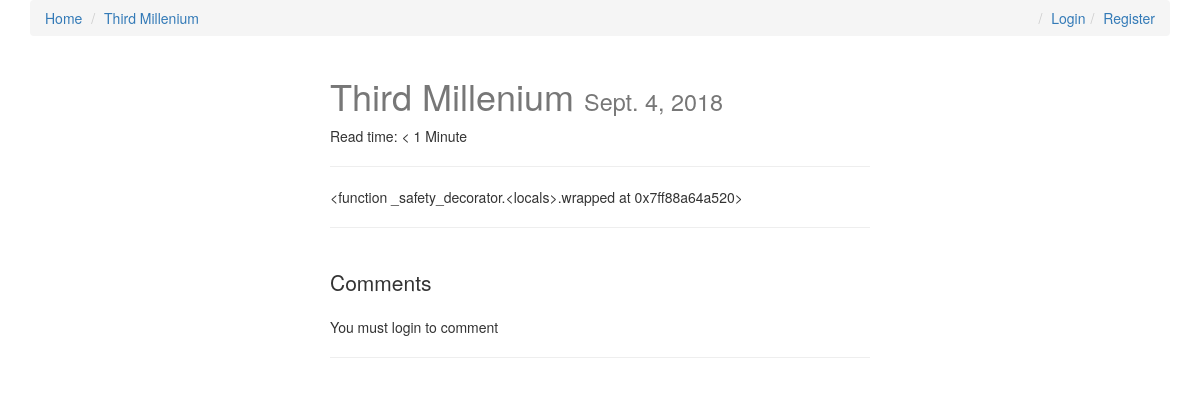
Before: /third-millenium/ with the older database file.
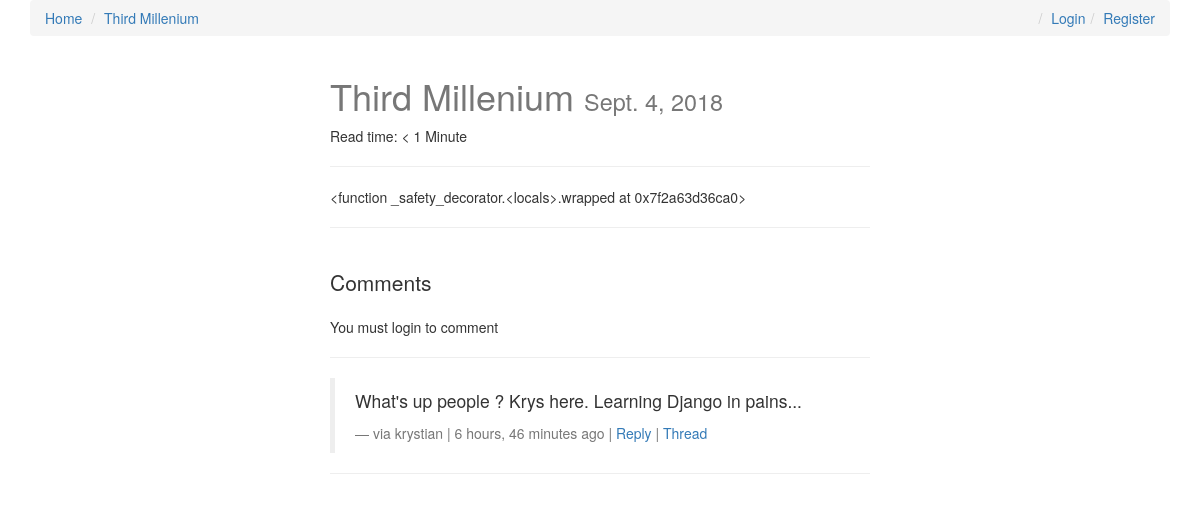
After: the same page with the newer database file.
### posts/models.py (models this page shows, shortened)
class Post(models.Model):
    user = models.ForeignKey(settings.AUTH_USER_MODEL, default=1)
    title = models.CharField(max_length=120)
    slug = models.SlugField(unique=True)
    image = models.ImageField(upload_to=upload_location,
            null=True,
            blank=True,
            width_field="width_field",
            height_field="height_field")
    height_field = models.IntegerField(default=0)
    width_field = models.IntegerField(default=0)
    content = models.TextField()
    draft = models.BooleanField(default=False)
    publish = models.DateField(auto_now=False, auto_now_add=False)
    read_time =  models.IntegerField(default=0) # models.TimeField(null=True, blank=True) #assume minutes
    updated = models.DateTimeField(auto_now=True, auto_now_add=False)
    timestamp = models.DateTimeField(auto_now=False, auto_now_add=True)
    objects = PostManager()
    def get_absolute_url(self):
        return reverse("posts:detail", kwargs={"slug": self.slug})
    class Meta:
        ordering = ["-timestamp", "-updated"]
    def get_markdown(self):
        content = self.content
        markdown_text = markdown(content)
        return mark_safe(markdown_text)
    @property
    def comments(self):
        instance = self
        qs = Comment.objects.filter_by_instance(instance)
        return qs
    @property
    def get_content_type(self):
        instance = self
        content_type = ContentType.objects.get_for_model(instance.__class__)
        return content_type

### comments/models.py (models this page shows, shortened)
class Comment(models.Model):
    user        = models.ForeignKey(settings.AUTH_USER_MODEL, default=1)
    content_type = models.ForeignKey(ContentType, on_delete=models.CASCADE)
    object_id = models.PositiveIntegerField()
    content_object = GenericForeignKey('content_type', 'object_id')
    parent      = models.ForeignKey("self", null=True, blank=True)
    content     = models.TextField()
    timestamp   = models.DateTimeField(auto_now_add=True)
    objects = CommentManager()
    class Meta:
        ordering = ['-timestamp']
    def get_absolute_url(self):
        return reverse("comments:thread", kwargs={"id": self.id})
    def children(self): #replies
        return Comment.objects.filter(parent=self)

### posts/views.py (the view, shortened to what this page needs)
# urls.py: url(r'^(?P<slug>[\w-]+)/$', post_detail, name='detail'),
def post_detail(request, slug=None):
	instance = get_object_or_404(Post, slug=slug)
	if instance.publish > timezone.now().date() or instance.draft:
		if not request.user.is_staff or not request.user.is_superuser:
			raise Http404
	share_string = quote_plus(instance.content)
	initial_data = {
			"content_type": instance.get_content_type,
			"object_id": instance.id
	}
	form = CommentForm(request.POST or None, initial=initial_data)
	comments = instance.comments
	context = {
		"title": instance.title,
		"instance": instance,
		"share_string": share_string,
		"comments": comments,
		"comment_form":form,
	}
	return render(request, "post_detail.html", context)

### comments/models.py (called while the page is built)
    def filter_by_instance(self, instance):
        content_type = ContentType.objects.get_for_model(instance.__class__)
        obj_id = instance.id
        qs = super(CommentManager, self).filter(content_type=content_type, object_id= obj_id).filter(parent=None)
        return qs

### posts/templatetags/urlify.py (called while the page is built)
@register.filter
def urlify(value):
    return quote_plus(value)

### templates/post_detail.html (shortened to what this page needs)
{% extends "base.html" %}
{% load urlify %}
{% load crispy_forms_tags %}
 {% block post_detail_link %}
  <li><a href='{{ instance.get_absolute_url }}'>{{ instance.title }}</a></li>
  {% endblock %}
{% block content %}
<div class='col-sm-6 col-sm-offset-3'>
<h1>{{ title }} <small>{% if instance.draft %}<span style='color:red;'>Draft</span> {% endif %}{{ instance.publish }}</small></h1>
<p>Read time: {% if instance.read_time <= 1 %} < 1 Minute {% else %}{{ instance.read_time }} minutes {% endif %}</p>
<p><div class="fb-like" data-href="{{ request.build_absolute_uri }}" data-layout="button_count" data-action="like" data-show-faces="true" data-share="true"></div>
<hr/>
</p>
<div class='row'>
<div class='col-sm-12 '>
   <div class='post-detail-item'>{{ instance.get_markdown }}</div>
    <hr/>
    <br/>
    <div>
        <p class='lead'>Comments</p>
        {% if request.user.is_authenticated %}
        <form method="POST" action="."> {% csrf_token %}
            {{ comment_form|crispy }}
            <input type='submit' value='Post comment' class='btn btn-default'>
        </form>
        {% else %}
        <p>You must login to comment </p>
        {% endif %}
        <hr/>
        {% for comment in comments %}
        <blockquote>
          <p>{{ comment.content }}</p>
          <footer>via {{ comment.user }} | {{ comment.timestamp|timesince }} ago |  <a class='comment-reply-btn' href='#'>Reply</a> | <a class='' href='{{ comment.get_absolute_url }}'>Thread</a></footer>
        </blockquote>
        <hr/>
        {% endfor %}
    </div>
</div>
</div>
</div>
{% endblock content %}

### templates/base.html (shortened to what this page needs)
{% load staticfiles %}
<html>
<head>
<link rel="stylesheet" href="https://maxcdn.bootstrapcdn.com/bootstrap/3.3.6/css/bootstrap.min.css">
<link rel="stylesheet" href="https://maxcdn.bootstrapcdn.com/bootstrap/3.3.6/css/bootstrap-theme.min.css">
<link rel='stylesheet' href='https://maxcdn.bootstrapcdn.com/font-awesome/4.5.0/css/font-awesome.min.css' >
<link rel='stylesheet' href='{% static "css/base.css" %}' />
</head>
<body>
<div class='container'>
    <ol class='breadcrumb'>
        <li><a href='{% url "posts:list" %}'>Home</a></li>
        {% block post_detail_link %}
        {% endblock %}
        {% if not request.user.is_authenticated %}
        <li class='pull-right'><a href='{% url "register" %}'>Register</a></li>
        <li class='pull-right'><a href='{% url "login" %}'>Login</a></li>
        {% else %}
        <li class='pull-right'><a href='{% url "logout" %}'>Logout</a></li>
        {% endif %}
    </ol>
{% block content %}{% endblock content %}
</div>
</body>
</html>

### static/css/base.css (style rules this page uses)
h1 { color: #777777; }

Changed rows visible on the page:
computed for Post "Third Millenium": get_markdown "<function _safety_decorator.<locals>.wrapped at 0x7ff88a64a520>" → "<function _safety_decorator.<locals>.wrapped at 0x7f2a63d36ca0>"
added Comment: content "What's up people ? Krys here. Learning Django in pains...", user "krystian", timestamp "6 hours, 46 minutes"
